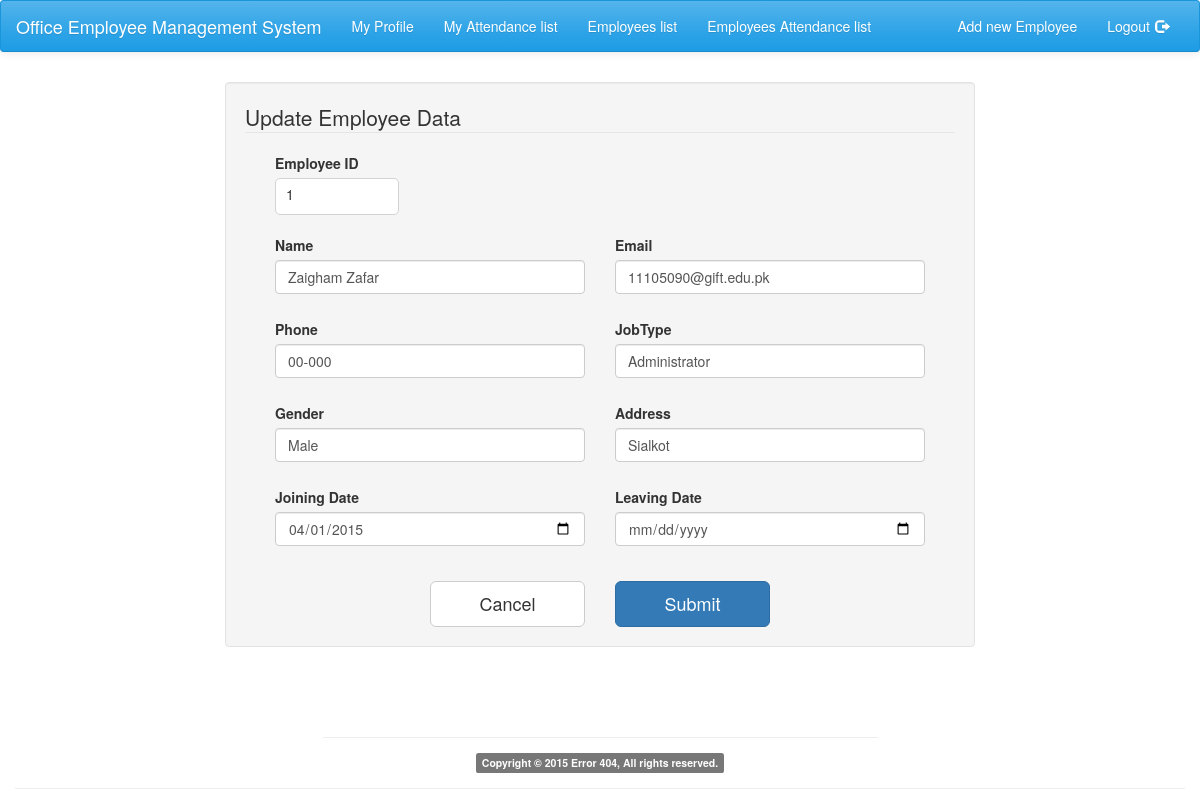
Screenshot of /index.php?page=UpdateEmployee&empdata=1 (signed in) with the database file from the repository.
### tables this page shows
CREATE TABLE IF NOT EXISTS `employees` (
  `id` int(11) NOT NULL,
  `name` varchar(30) NOT NULL,
  `phone` varchar(20) NOT NULL,
  `email` text NOT NULL,
  `jobtype` varchar(20) NOT NULL,
  `gender` varchar(10) NOT NULL,
  `address` varchar(50) NOT NULL,
  `added_by` int(11) NOT NULL,
  `Join_Date` date NOT NULL,
  `Lev_Date` date DEFAULT NULL
);

### index.php (called while the page is built, shortened)
<?php
require("helpers.php");
if(isset($_GET['page']))
{
    $page = $_GET['page'];
}
else
    $page = "home";
render($page);
?>

### views/UpdateEmployee.php (the view, shortened to what this page needs)
<?php
if(isset($_GET["empdata"]))
   {
       $test_id=$_GET["empdata"];
      $result=query("select * from employees where id=$test_id");
    while($row=mysql_fetch_array($result)){
                                $name=$row["name"];
                                $email=$row["email"];
                                $jobtype=$row["jobtype"];
                                $address=$row["address"];
                                $gender=$row["gender"];
                                $phone=$row["phone"];
                                $jdate=$row["Join_Date"];
                                $ldate=$row["Lev_Date"];
                                           }
   }
?>
<div class="container">
<div class="row" >
<div class = "col-sm-8 col-sm-offset-2" style="margin-top:10px;" >
<form class="well"  name="" action="" onsubmit="" method="post">
  <fieldset>
    <legend>Update Employee Data</legend>
 <div class="form-group col-md-12">
<div class="col-md-6">
       <label style="">Employee ID</label>
            <div class=>
                <label id="my_label" style="min-width: 40% "><p style="margin:10px; margin-top:5px;"><?php echo $test_id; ?></p></label>
        </div>
 </div>
      </div>
<div class="form-group col-md-12">
      <div class="col-md-6">
       <label style="">Name</label>
             <div class=>
                <input type="text" class="form-control" name="name" id="name" value="<?php echo $name; ?>">
             </div>
        </div>
    <div class="col-md-6">
       <label style="">Email</label>
            <div class=>
                <input type="text" class="form-control" name="email" id="email" value="<?php echo $email; ?>">
            </div>
    </div>
</div>
<div class="form-group col-md-12">
<div class="col-md-6">
       <label style="">Phone</label>
            <div class=>
                <input type="text" class="form-control" name="phone" id="phone" value="<?php echo $phone; ?>">
        </div>
 </div>
<div class="col-md-6">
       <label style="">JobType</label>
            <div class=>
                <input type="text" class="form-control" name="jtype" id="jtype" value="<?php echo $jobtype; ?>">
        </div>
 </div>
</div>
<div class="form-group col-md-12">
<div class="col-md-6">
       <label style="">Gender</label>
            <div class=>
                <input type="text" class="form-control" name="gender" id="gender" value="<?php echo $gender; ?>">
        </div>
 </div>
<div class="col-md-6">
       <label style="">Address</label>
            <div class=>
                <input type="text" class="form-control" name="address" id="address" value="<?php echo $address; ?>">
        </div>
 </div>
</div>
 <div class="form-group col-md-12">
<div class="col-md-6">
       <label style="">Joining Date</label>
            <div class=>
                <input type="date" class="form-control" name="jdate" id="jdate" value="<?php echo $jdate; ?>">
        </div>
 </div>
<div class="col-md-6">
       <label style="">Leaving Date</label>
            <div class=>
                <input type="date" class="form-control" name="ldate" id="ldate" value="<?php echo $ldate; ?>">
        </div>
 </div>
</div>
 <div class="row">
            	<div class = "col-sm-3 col-sm-offset-3" style="margin-top:10px;">
                    <button type="reset" class="btn btn-default btn-block btn-lg" onClick="window.location.href='index.php?page=employeeslist'">Cancel</button>
                </div>
                <div class = "col-sm-3" style="margin-top:10px;">
                     <button  type="submit"   id="submit" class="btn btn-primary btn-block btn-lg " id="setdata" name="setdata" >Submit</button>
                </div>
            </div>
  </fieldset>
</form>
</div>
</div>
</div>

### css/style.css (style rules this page uses)
#my_label { border: 1px solid lightgray; border-radius: 5px; background-color: white; font-weight: normal; }

### includes.php (style rules this page uses)
.form-control { margin-bottom: 10px; }

### rows the page displays
employees: name "Zaigham Zafar", email "11105090@gift.edu.pk", phone "00-000", jtype "Administrator", gender "Male", address "Sialkot", jdate "04/01/2015"

### other values shown
$test_id "1"
